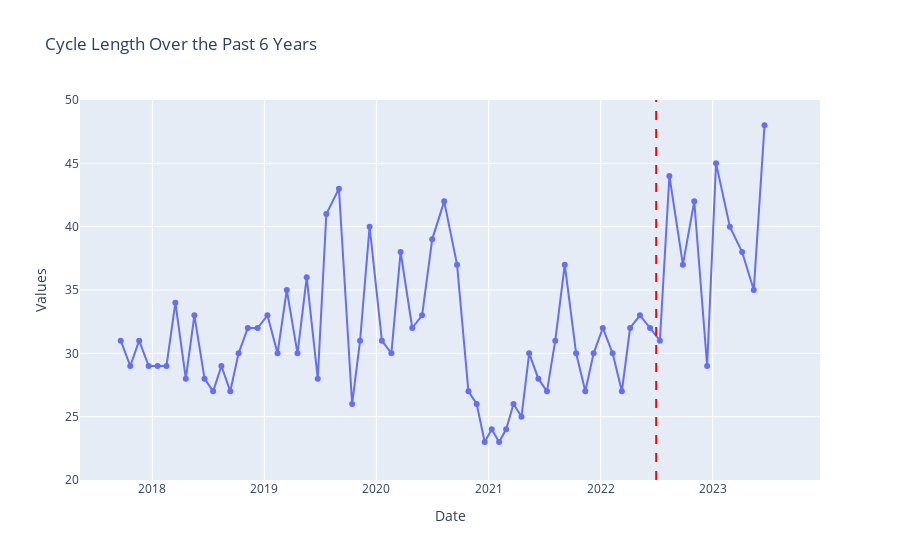

The notebook cell saved with this chart:
### Code cell
import plotly.graph_objects as go
import pandas as pd
from datetime import datetime, timedelta

# Assuming you have df_hrv (HRV data) and df_rhr (RHR data) DataFrames
# Also assuming you have df_hrv with 'Start_Date' and 'Cycle_Length' columns

# Calculate the date one year ago from today
years = 6
one_year_ago = datetime.today() - timedelta(days=365*years)


# Filter the RHR data for the past year
recent_cycle_data = cycle[cycle['Start_Datetime'] >= one_year_ago]

# Create a Plotly figure with two subplots
fig = go.Figure()


# Add the menstrual cycle length data as markers
fig.add_trace(go.Scatter(x=recent_cycle_data['Start_Datetime'], y=recent_cycle_data['Cycle_Length'], mode='markers+lines', name='Cycle Length'))

# Customize the hover behavior for all traces
fig.update_traces(hovertemplate='Date: %{x}<br>%{y}', hoverinfo='x+y', selector=dict(type='scatter'))

# Set the x-axis title
fig.update_xaxes(title_text='Date')

# Set the y-axis title
fig.update_yaxes(title_text='Values')

# Set the title for the entire plot
fig.update_layout(title=f'Cycle Length Over the Past {years} Years')

# Customize the y-axis range
fig.update_yaxes(range=[20, 50])

fig.update_layout(
    shapes=[
        dict(
            type="line",
            x0="2022-07-01",
            x1="22-07-01",
            y0=0,
            y1=1,
            xref="x",
            yref="paper",
            line=dict(color="red", width=2, dash="dash"),
        )
    ]
)

# Show the interactive plot
fig.show()

### Figure 1 — Plotly figure (JSON) as saved in the notebook; plotly's stock layout.template omitted (floating-point values rounded to 4 significant figures)
{"data": [{"hoverinfo": "x+y", "hovertemplate": "Date: %{x}<br>%{y}", "mode": "markers+lines", "name": "Cycle Length", "type": "scatter", "x": ["2023-08-06T00:00:00", "2023-06-19T00:00:00", "2023-05-15T00:00:00", "2023-04-07T00:00:00", "2023-02-26T00:00:00", "2023-01-12T00:00:00", "2022-12-14T00:00:00", "2022-11-02T00:00:00", "2022-09-26T00:00:00", "2022-08-13T00:00:00", "2022-07-13T00:00:00", "2022-06-11T00:00:00", "2022-05-09T00:00:00", "2022-04-07T00:00:00", "2022-03-11T00:00:00", "2022-02-09T00:00:00", "2022-01-08T00:00:00", "2021-12-09T00:00:00", "2021-11-12T00:00:00", "2021-10-13T00:00:00", "2021-09-06T00:00:00", "2021-08-06T00:00:00", "2021-07-10T00:00:00", "2021-06-12T00:00:00", "2021-05-13T00:00:00", "2021-04-18T00:00:00", "2021-03-23T00:00:00", "2021-02-27T00:00:00", "2021-02-04T00:00:00", "2021-01-11T00:00:00", "2020-12-19T00:00:00", "2020-11-23T00:00:00", "2020-10-27T00:00:00", "2020-09-20T00:00:00", "2020-08-09T00:00:00", "2020-07-01T00:00:00", "2020-05-29T00:00:00", "2020-04-27T00:00:00", "2020-03-20T00:00:00", "2020-02-19T00:00:00", "2020-01-19T00:00:00", "2019-12-10T00:00:00", "2019-11-09T00:00:00", "2019-10-14T00:00:00", "2019-09-01T00:00:00", "2019-07-22T00:00:00", "2019-06-24T00:00:00", "2019-05-19T00:00:00", "2019-04-19T00:00:00", "2019-03-15T00:00:00", "2019-02-13T00:00:00", "2019-01-11T00:00:00", "2018-12-10T00:00:00", "2018-11-08T00:00:00", "2018-10-09T00:00:00", "2018-09-12T00:00:00", "2018-08-14T00:00:00", "2018-07-18T00:00:00", "2018-06-20T00:00:00", "2018-05-18T00:00:00", "2018-04-20T00:00:00", "2018-03-17T00:00:00", "2018-02-16T00:00:00", "2018-01-18T00:00:00", "2017-12-20T00:00:00", "2017-11-19T00:00:00", "2017-10-21T00:00:00", "2017-09-20T00:00:00"], "y": [null, 48, 35, 38, 40, 45, 29, 42, 37, 44, 31, 32, 33, 32, 27, 30, 32, 30, 27, 30, 37, 31, 27, 28, 30, 25, 26, 24, 23, 24, 23, 26, 27, 37, 42, 39, 33, 32, 38, 30, 31, 40, 31, 26, 43, 41, 28, 36, 30, 35, 30, 33, 32, 32, 30, 27, 29, 27, 28, 33, 28, 34, 29, 29, 29, 31, 29, 31]}], "layout": {"shapes": [{"line": {"color": "red", "dash": "dash", "width": 2}, "type": "line", "x0": "2022-07-01", "x1": "22-07-01", "xref": "x", "y0": 0, "y1": 1, "yref": "paper"}], "title": {"text": "Cycle Length Over the Past 6 Years"}, "xaxis": {"title": {"text": "Date"}}, "yaxis": {"range": [20, 50], "title": {"text": "Values"}}}}
